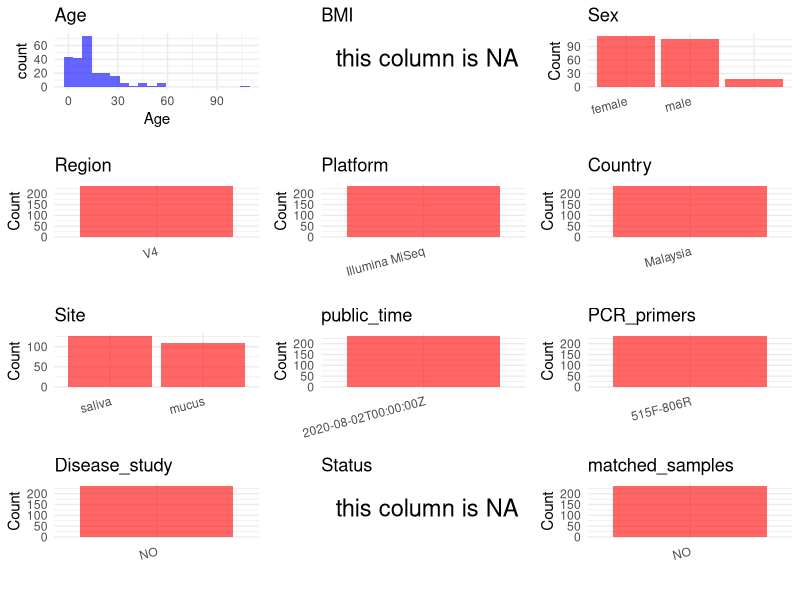

Write R code to recreate this figure. (Note: this script raises an error after producing the figure.)
## ---- chunk 1
# Load necessary libraries
library(dplyr)
library(ggplot2)
library(cowplot)

# Set working directory (update this path to your local directory)
setwd("D:/studylearning/董彪师兄项目/任务3_20251004/PRJEB38610")

# Read the initial metadata files
initial_meta<-read.csv("SraRunTable.csv",header = T)

# Display the first few rows of the metadata
head(initial_meta)
## ---- chunk 2
# Create a uniform metadata dataframe
metadata <- data.frame(
  BioProject = initial_meta$BioProject,
  Run = initial_meta$Run,
  sample_name = initial_meta$Sample.Name,
  Age = initial_meta$Host_Age,
  BMI = NA,
  Sex= initial_meta$host_sex,
  Region = "V4",
  Platform = initial_meta$Instrument,
  Country = initial_meta$geo_loc_name_country,
  Site = initial_meta$environment_.material.,
  public_time = initial_meta$ReleaseDate,
  stringsAsFactors = FALSE
)
## ---- chunk 3
# Add information obtained from the publication
metadata$PCR_primers <- "515F-806R"  # Update based on the publication
metadata$title <- "The upper respiratory tract microbiome of indigenous Orang Asli in north-eastern Peninsular Malaysia"
metadata$Disease_study <- "NO"
metadata$Status <- NA_character_

#extract subject id by remove prefix of sample_name
#metadata$sample_name <- gsub("_st|_sal", "", metadata$sample_name)

# Check initial data distribution
cat("Initial sample distribution:\n")
table(metadata$sample_name)
table(metadata$Site)

# Calculate sampling frequency per subject
sample_counts <- table(metadata$sample_name)
cat("\nNumber of samples per subject:\n")
print(sample_counts)

# Create matched_samples column
metadata$matched_samples <- ifelse(metadata$sample_name %in% names(sample_counts[sample_counts >= 2]), "YES", "NO")

cat("\nMatched samples distribution:\n")
table(metadata$matched_samples)

# Identify samples for removal: single samples excluding saliva,mucus 
single_samples <- names(sample_counts[sample_counts == 1])
samples_to_remove <- metadata$sample_name %in% single_samples & !(metadata$Site %in% c("saliva","mucus"))

cat("\nNumber of samples to be removed:", sum(samples_to_remove), "\n")

# Remove identified samples
metadata_clean <- metadata[!samples_to_remove, ]

cat("\nFinal sample distribution after cleaning:\n")
table(metadata_clean$sample_name)
table(metadata_clean$Site)
table(metadata_clean$matched_samples)

# Use cleaned dataset for subsequent analysis
metadata <- metadata_clean
## ---- chunk 4
# Check the number of unique runs and sample names
print(paste("Number of unique runs:", length(unique(metadata$Run))))
print(paste("Number of unique sample names:", length(unique(metadata$sample_name))))
## ---- chunk 5
# Select columns for visualization
plot_data <- metadata %>%
  select(-BioProject, -Run, -sample_name, -title)

# Function to create simple plots for each column
create_simple_plots <- function(data) {
  plots <- list()
  
  for (col in colnames(data)) {
    # Check if the column is all NA
    if (all(is.na(data[[col]]))) {
      # Create an empty plot with text indicating all NA
      p <- ggplot() +
        annotate("text", x = 0.5, y = 0.5, label = "this column is NA", size = 6) +
        labs(title = col) +
        theme_void()
    } else if (is.numeric(data[[col]])) {
      # Numeric variable: histogram
      p <- ggplot(data, aes(x = .data[[col]])) +
        geom_histogram(fill = "blue", alpha = 0.6, bins = 20, na.rm = TRUE) +
        labs(title = col) +
        theme_minimal()
    } else {
      # Categorical variable: bar plot (remove NA values)
      count_data <- as.data.frame(table(data[[col]], useNA = "ifany"))
      p <- ggplot(count_data, aes(x = reorder(Var1, -Freq), y = Freq)) +
        geom_col(fill = "red", alpha = 0.6) +
        labs(title = col, x = NULL, y = "Count") +
        theme_minimal() +
        theme(axis.text.x = element_text(angle = 15, hjust = 1))
    }
    plots[[col]] <- p
  }
  
  return(plots)
}

# Generate and arrange plots
plots <- create_simple_plots(plot_data)
p<-plot_grid(plots$Age, 
          plots$BMI, 
          plots$Sex, 
          plots$Region, 
          plots$Platform, 
          plots$Country, 
          plots$Site,
          plots$public_time, 
          plots$PCR_primers,
          plots$Disease_study,
          plots$Status,
          plots$matched_samples,# add 
          ncol = 3, align = "hv", axis = "lb")
ggsave("Metadata_Summary.png", plot = p, width = 8, height = 6, dpi = 150, bg = "white")
## ---- chunk 6
knitr::include_graphics("Metadata_Summary.png")
## ---- chunk 7
# Reorder columns to match the desired format
metadata <- metadata[, c(
  "BioProject", "Run", "sample_name", "Age", "BMI", "Sex", 
  "Region", "Platform", "Country", "Site", "public_time", 
  "PCR_primers", "title", "Disease_study", "Status","matched_samples"
)]

# Export the uniform metadata to a CSV file
write.csv(metadata, file = "metadata.csv", quote = FALSE)
head(metadata)
